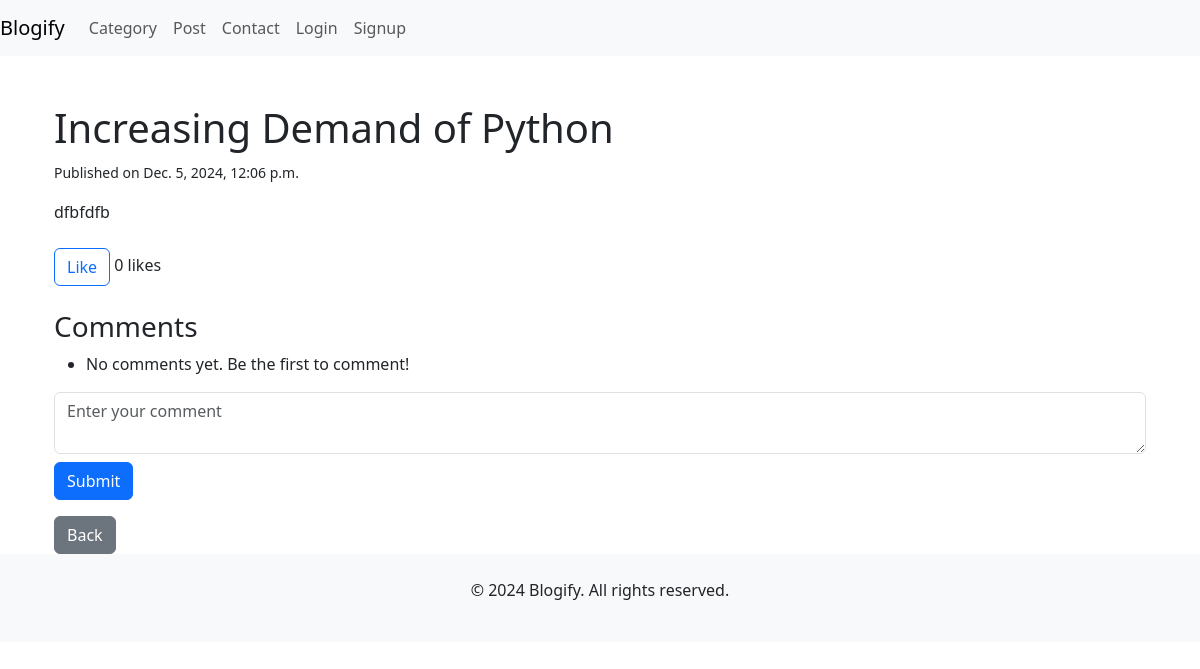
The app's page /post/2/, older data.
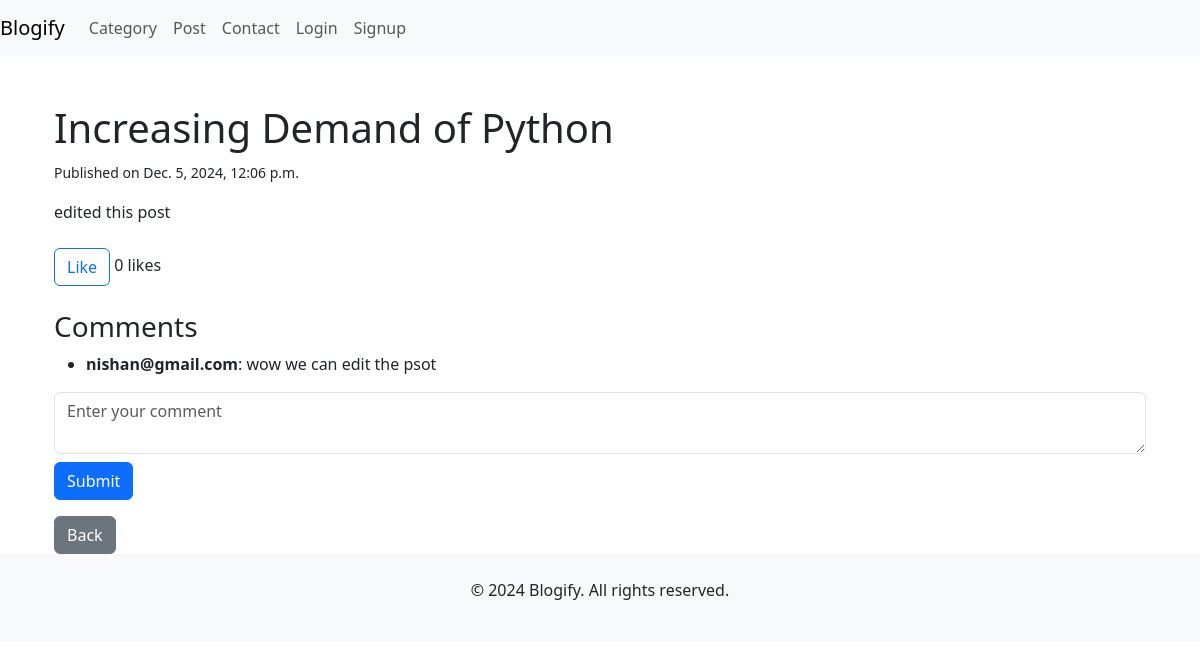
The same page, newer data.
### blog/models.py (models this page shows, shortened)
class Post(models.Model):
    title = models.CharField(max_length=200)
    content = models.TextField()
    author = models.ForeignKey(settings.AUTH_USER_MODEL, on_delete=models.CASCADE, related_name='posts')
    created_at = models.DateTimeField(auto_now_add=True)
    updated_at = models.DateTimeField(auto_now=True)
    published = models.BooleanField(default=False)
    slug = models.SlugField(unique=True)  # A slug to be used in the URL
    category = models.ForeignKey(Category, on_delete=models.CASCADE, related_name='posts', null=True, blank=True)  # Link to Category

class Comment(models.Model):
    post = models.ForeignKey(Post, related_name='comments', on_delete=models.CASCADE)
    author = models.CharField(max_length=100)
    content = models.TextField()
    created_at = models.DateTimeField(auto_now_add=True)
    updated_at = models.DateTimeField(auto_now=True)

### blog/views.py (the view)
# urls.py: path('post/<int:post_id>/', views.PostDetails, name='post_detail'),
def PostDetails(request, post_id):
    post = get_object_or_404(Post, id=post_id)
    if request.method == 'POST':
        if not request.user.is_authenticated:
            return redirect('login')  # Redirect to login page if user is not authenticated
        content = request.POST.get('content')
        if content:
            Comment.objects.create(post=post, author=request.user, content=content)
    comments = post.comments.all()
    user_like = request.user.is_authenticated and post.likes.filter(user=request.user, is_like=True).exists()
    like_count = post.likes.filter(is_like=True).count()
    return render(request, 'post_detail.html', {
        'post': post,
        'comments': comments,
        'user_like': user_like,
        'like_count': like_count,
    })

### blog/templates/post_detail.html (shortened to what this page needs)
{% extends 'blog_base.html' %}
{% block content %}
<div class="container mt-5">
    <h1>{{ post.title }}</h1>
    <p><small>Published on {{ post.created_at }}</small></p>
    <div class="post-content">
        <p>{{ post.content }}</p>
    </div>
    <div class="mt-4">
        <button id="like-btn" class="btn {% if user_like %}btn-primary{% else %}btn-outline-primary{% endif %}">
            {% if user_like %}Unlike{% else %}Like{% endif %}
        </button>
        <span id="like-count">{{ like_count }} likes</span>
    </div>
    <div class="mt-4">
        <h3>Comments</h3>
        <ul>
            {% for comment in post.comments.all %}
                <li><strong>{{ comment.author }}</strong>: {{ comment.content }}</li>
            {% empty %}
                <li>No comments yet. Be the first to comment!</li>
            {% endfor %}
        </ul>
        <form id="comment-form">
            <textarea id="comment-text" class="form-control" placeholder="Enter your comment"></textarea>
            <button type="submit" class="btn btn-primary mt-2">Submit</button>
        </form>
    </div>
    <a href="{% url 'category_post' post.category.id %}" class="btn btn-secondary mt-3">Back</a>
</div>
{% endblock %}

### blog/templates/blog_base.html (shortened to what this page needs)
<!DOCTYPE html>
<html lang="en">
<head>
    <link href="https://cdn.jsdelivr.net/npm/bootstrap@5.3.0/dist/css/bootstrap.min.css" rel="stylesheet">
</head>
<body>
    <nav class="navbar navbar-expand-lg navbar-light bg-light">
        <a class="navbar-brand" href="{% url 'landing_page' %}">Blogify</a>
        <div class="collapse navbar-collapse" id="navbarNav">
            <ul class="navbar-nav ml-auto">
                <li class="nav-item">
                    <a class="nav-link" href="{% url 'category_list' %}">Category</a>
                </li>
                <li class="nav-item">
                    <a class="nav-link" href="{% url 'all_posts' %}">Post</a>
                </li>
                <li class="nav-item">
                    <a class="nav-link" href="#">Contact</a>
                </li>
                <li class="nav-item">
                    <a class="nav-link" href="{% url 'login' %}">Login</a>
                </li>
                <li class="nav-item">
                    <a class="nav-link" href="{% url 'signup' %}">Signup</a>
                </li>
            </ul>
        </div>
    </nav>
    <div class="container">
        {% block content %}
        {% endblock %}
    </div>
    <footer class="bg-light py-4">
        <div class="container text-center">
            <p>&copy; 2024 Blogify. All rights reserved.</p>
        </div>
    </footer>
</body>
</html>

Row changes from the older to the newer data that the page shows:
changed Post "Increasing Demand of Python": content "dfbfdfb" → "edited this post"
added Comment: author "nishan@gmail.com", content "wow we can edit the psot"
Text that changed along with them:
text no longer shown: "No comments yet. Be the first to comment!"
